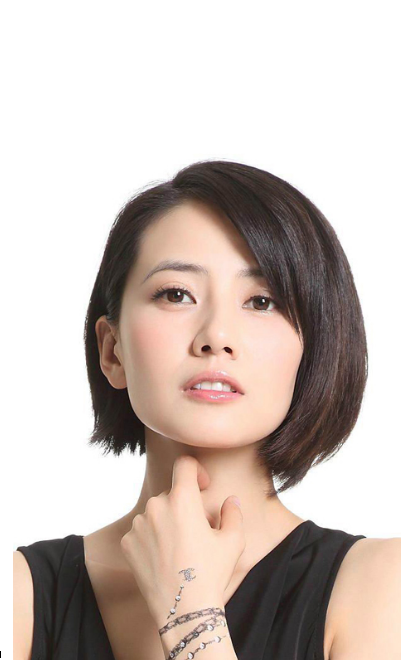
#> input picture projects_public/Wenjia's AI/faceai-master/faceai/img/ag-3.png, 401 x 660 px
$ python compose.py
#> lines starting #> are read from the running program, lines starting #| are printed output that depends on the picture; after the words box and inside, x2 and y2 are one past the last pixel; in counts of white or black regions, pixels touching at a corner belong together; pictures that were not available may be replaced by others from this repository, and a replacement may not be noted
#coding=utf-8
#头像特效合成
import cv2

# OpenCV人脸识别分类器
classifier = cv2.CascadeClassifier(
    "C:\Python36\Lib\site-packages\opencv-master\data\haarcascades\haarcascade_frontalface_default.xml"
)

img = cv2.imread("img/ag-3.png")  # 读取图片
#> img is the input picture: shape (660, 401, 3); mean B, G, R 184.1, 190.5, 203.1
imgCompose = cv2.imread("img/compose/maozi-1.png")
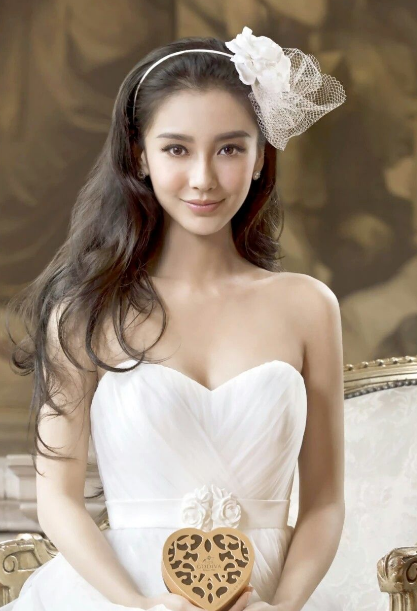
#> input picture projects_public/Wenjia's AI/faceai-master/faceai/img/ag-2.png, 417 x 611 px, given in place of maozi-1.png, which was not available
#> imgCompose is the input picture: shape (611, 417, 3); mean B, G, R 125.6, 142.2, 158.2

gray = cv2.cvtColor(img, cv2.COLOR_BGR2GRAY)  # 转换灰色
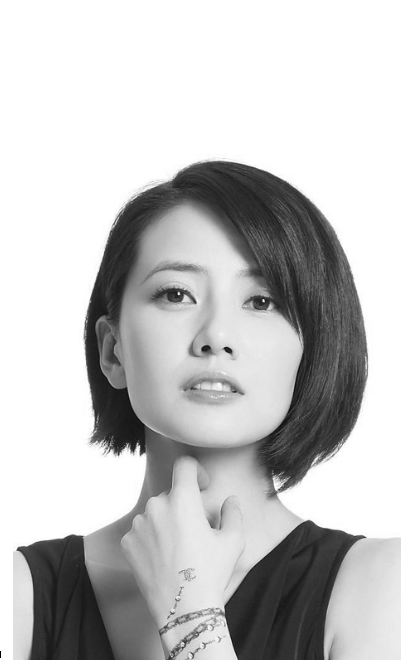
#> gray: shape (660, 401); min 0, max 255, mean 193.6
color = (0, 255, 0)  # 定义绘制颜色
# 调用识别人脸
faceRects = classifier.detectMultiScale(
    gray, scaleFactor=1.2, minNeighbors=3, minSize=(32, 32))
#> faceRects = [[106, 218, 214, 214]]
if len(faceRects):  # 大于0则检测到人脸
    for faceRect in faceRects:
        x, y, w, h = faceRect
        sp = imgCompose.shape
        imgComposeSizeH = int(sp[0]/sp[1]*w)
        if imgComposeSizeH>(y-20):
            imgComposeSizeH=(y-20)
        imgComposeSize = cv2.resize(imgCompose,(w, imgComposeSizeH), interpolation=cv2.INTER_NEAREST)
        top = (y-imgComposeSizeH-20)
        if top<=0:
            top=0
        rows, cols, channels = imgComposeSize.shape
        roi = img[top:top+rows,x:x+cols]

        # Now create a mask of logo and create its inverse mask also
        img2gray = cv2.cvtColor(imgComposeSize, cv2.COLOR_RGB2GRAY)
        ret, mask = cv2.threshold(img2gray, 10, 255, cv2.THRESH_BINARY)
        mask_inv = cv2.bitwise_not(mask)

        # Now black-out the area of logo in ROI
        img1_bg = cv2.bitwise_and(roi, roi, mask=mask_inv)

        # Take only region of logo from logo image.
        img2_fg = cv2.bitwise_and(imgComposeSize, imgComposeSize, mask=mask)

        # Put logo in ROI and modify the main image
        dst = cv2.add(img1_bg, img2_fg)
        img[top:top+rows, x:x+cols] = dst
#> this loop made 1 pass
#> (x, y, w, h, sp, rows) on pass 1: (106, 218, 214, 214, (611, 417, 3), 198)
#> pass 1, `imgComposeSize = cv2.resize(imgCompose,(w, imgComposeSizeH), interpola..`:
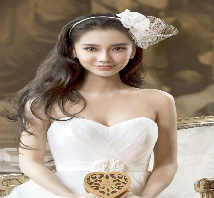
#> imgComposeSize: shape (198, 214, 3); mean B, G, R 125.2, 141.8, 157.9
#> pass 1, `roi = img[top:top+rows,x:x+cols]`:
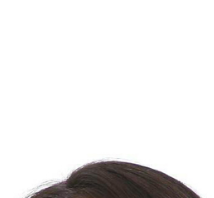
#> roi: shape (198, 214, 3); mean B, G, R 235.3, 235.5, 236.5
#> pass 1, `img2gray = cv2.cvtColor(imgComposeSize, cv2.COLOR_RGB2GRAY)`:
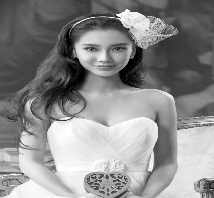
#> img2gray: shape (198, 214); min 0, max 255, mean 138.7
#> pass 1, `ret, mask = cv2.threshold(img2gray, 10, 255, cv2.THRESH_BINARY)`:
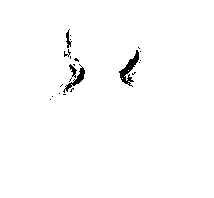
#> mask: shape (198, 214); 98.7% white; 22 black regions (17 under 20 px), largest, box (x1, y1, x2, y2) and area: (119, 50, 139, 87) 253, (63, 64, 85, 93) 146, (66, 29, 72, 48) 50, (69, 64, 77, 78) 47, (64, 49, 71, 57) 21
#> after the loop:
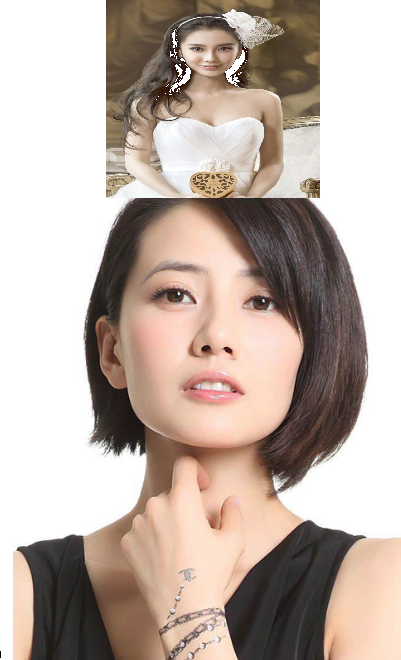
#> img: shape (660, 401, 3); 15.79% of pixels changed, all inside (x1, y1, x2, y2) = (106, 0, 320, 198)

cv2.imshow("image", img)
cv2.waitKey(0)
cv2.destroyAllWindows()
